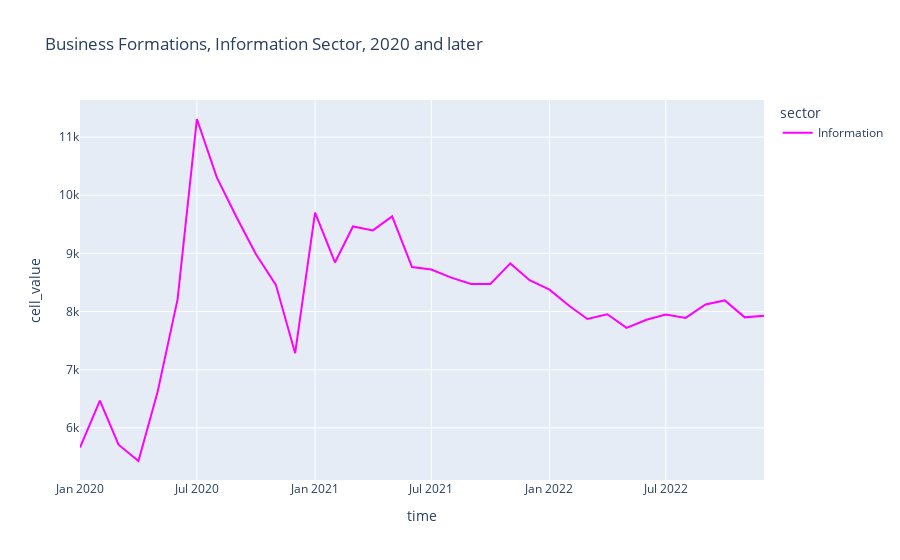

This figure's notebook cell:
### Code cell
fig = px.line(census_data_seas_sectors[(census_data_seas_sectors['time']>='2020') & 
                                       (census_data_seas_sectors['sector']=='Information')], 
              x="time", y="cell_value",
              title='Business Formations, Information Sector, 2020 and later', 
              color='sector', 
              color_discrete_sequence=['magenta'])
fig.show()

### Figure 1 — Plotly figure (JSON) as saved in the notebook; plotly's stock layout.template omitted (floating-point values rounded to 4 significant figures)
{"data": [{"hovertemplate": "sector=Information<br>time=%{x}<br>cell_value=%{y}<extra></extra>", "legendgroup": "Information", "line": {"color": "magenta", "dash": "solid"}, "marker": {"symbol": "circle"}, "mode": "lines", "name": "Information", "orientation": "v", "showlegend": true, "type": "scatter", "x": ["2020-01-01T00:00:00", "2020-02-01T00:00:00", "2020-03-01T00:00:00", "2020-04-01T00:00:00", "2020-05-01T00:00:00", "2020-06-01T00:00:00", "2020-07-01T00:00:00", "2020-08-01T00:00:00", "2020-09-01T00:00:00", "2020-10-01T00:00:00", "2020-11-01T00:00:00", "2020-12-01T00:00:00", "2021-01-01T00:00:00", "2021-02-01T00:00:00", "2021-03-01T00:00:00", "2021-04-01T00:00:00", "2021-05-01T00:00:00", "2021-06-01T00:00:00", "2021-07-01T00:00:00", "2021-08-01T00:00:00", "2021-09-01T00:00:00", "2021-10-01T00:00:00", "2021-11-01T00:00:00", "2021-12-01T00:00:00", "2022-01-01T00:00:00", "2022-02-01T00:00:00", "2022-03-01T00:00:00", "2022-04-01T00:00:00", "2022-05-01T00:00:00", "2022-06-01T00:00:00", "2022-07-01T00:00:00", "2022-08-01T00:00:00", "2022-09-01T00:00:00", "2022-10-01T00:00:00", "2022-11-01T00:00:00", "2022-12-01T00:00:00"], "xaxis": "x", "y": [5662, 6468, 5711, 5430, 6626, 8214, 11311, 10306, 9618, 8986, 8459, 7284, 9700, 8844, 9463, 9395, 9637, 8766, 8723, 8584, 8474, 8474, 8828, 8539, 8376, 8096, 7872, 7953, 7720, 7858, 7949, 7890, 8122, 8191, 7900, 7929], "yaxis": "y"}], "layout": {"legend": {"title": {"text": "sector"}, "tracegroupgap": 0}, "title": {"text": "Business Formations, Information Sector, 2020 and later"}, "xaxis": {"anchor": "y", "domain": [0, 1], "title": {"text": "time"}}, "yaxis": {"anchor": "x", "domain": [0, 1], "title": {"text": "cell_value"}}}}
